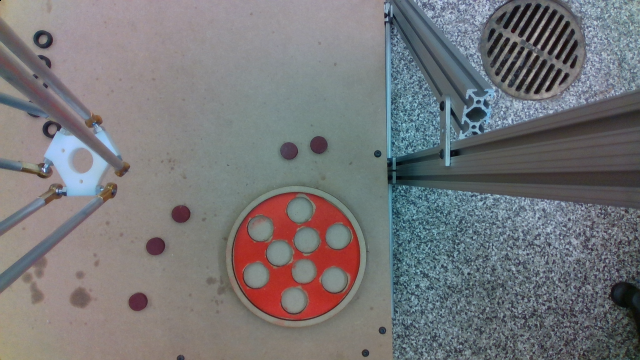
#> input picture modules/test_Color.png, 640 x 360 px
$ python -i color_code.py   (imports and definitions only)   (older library calls are emulated)
#> lines starting #> are read from the running program, lines starting #| are printed output that depends on the picture; after the words box and inside, x2 and y2 are one past the last pixel; in counts of white or black regions, pixels touching at a corner belong together; long printed decimals are rounded
### vision_helper.py
import cv2
import numpy as np


def apply_hsv_mask(img,lower_mask,upper_mask):
    #might have to change this up to make it most useful for what type img, lower_mask etc is
    '''
    lower_mask and upper_mask are lists of 3 values representing h,s,v
    img is np array of bgr image (default opencv type)
    returns masked version of img as bgr
    '''
    hsv_img=cv2.cvtColor(img,cv2.COLOR_BGR2HSV)
    lower_mask_array=np.array(lower_mask)
    upper_mask_array=np.array(upper_mask)
    masked_img=cv2.inRange(hsv_img,lower_mask_array,upper_mask_array)
    #cv2.imshow('Image',masked_img) #uncomment these to show pic each time
    #cv2.waitKey(0)
    return(masked_img)

# [9 lines left out: function look_at_hsv, not called in this run]

### color_code.py
import vision_helper
import cv2
import numpy as np

'''
order:
take picture
do gamma adjustment?
for each topping:
    look for topping in image:
        apply hsv
        find blobs (potentially using circle or whatever)
        find c.o.m. of blobs
with coordinates relative to camera, apply transfrom to get topping coordinates relative to base
send out the coordinates!
'''

#toppings here: (all of these need more testing and to work better with a better picture)
pep={ #seem to work pretty well
"name":"pepperoni",
"upper_hsv_mask":[175,140,90],
"lower_hsv_mask":[142,51,55],
}
piz={ #these values work well but different processing is needed for pizza i.e. just taking average of pixels or finding holes or something
"name":"pizza",
"upper_hsv_mask":[8,220,170],
"lower_hsv_mask":[0,190,150],
}
ham={
"name":"ham",
"upper_hsv_mask":[180,190,210],
"lower_hsv_mask":[160,165,160],
}

toppings_list=[pep,ham,piz]

def get_all_items(img):
    location={}
    for topping in toppings_list:
        location[topping["name"]]=find_topping_locations(img,topping)
    return(location)

def find_topping_locations(img,topping):
    #img is numpy array
    #topping is a dict from toppings_list
    #for a specific topping type, find the x,y,z coordinates of those toppings

    #get correct upper and lower values
    upper=topping["upper_hsv_mask"]
    lower=topping["lower_hsv_mask"]

    masked_img=vision_helper.apply_hsv_mask(img,lower,upper)
    #should be black and white coming out of this

    #erode and dilate to reduce noise
    denoised=denoise(masked_img) #works well for pepperoni,not so much for pizza

    #use contours to detect different blobs
    im2,contours,hierarchy=cv2.findContours(denoised,cv2.RETR_TREE,cv2.CHAIN_APPROX_SIMPLE)
    cv2.imshow("Image",im2)
    #print(contours)
    #print(hierarchy)
    #print(len(contours))

    im3,outer_contours,hi=cv2.findContours(denoised,cv2.RETR_EXTERNAL,cv2.CHAIN_APPROX_SIMPLE)
    #if nested contours, get the outer ones only

    #print(len(outer_contours))
    locs=find_locs(contours)
    print(locs)
    cv2.waitKey(0)
    return(locs)
    #oof

def denoise(img):
    #erode first then dilate to reduce noice and
    size=3
    iters=1

    cv2.imshow("Image",img)
    cv2.waitKey(0)
    kernel = np.ones((size,size),np.uint8)
    erosion = cv2.erode(img,kernel,iterations = iters)
    cv2.imshow("Image",erosion)
    cv2.waitKey(0)

    dilation=cv2.dilate(erosion,kernel,iterations=iters+2)
    cv2.imshow("Image",dilation)
    cv2.waitKey(0)
    return(dilation)

def find_locs(contours):
    averages=[]
    for blob in contours:
        x_avg=0
        y_avg=0
        for pair in blob:
            x_val=pair[0][0] #because weird nested list thing
            y_val=pair[0][1]
            x_avg+=x_val
            y_avg+=y_val
        #blob should be numpy array
        x_avg=x_avg/len(blob)
        y_avg=y_avg/len(blob)
        averages.append((x_avg,y_avg)) #add centroid for each blob
    return averages

# [1 line not run here, left out]
# [1 line that did not run here, left out]

# [1 line not run here, left out]
# [1 line that did not run here, left out]

#find_topping_locations(pizza,ham)
#vision_helper.look_at_hsv(img)
#find_topping_locations(img,pep)

>>> import cv2
>>> picture = cv2.imread('modules/test_Color.png')
#> picture is the input picture: shape (360, 640, 3); mean B, G, R 120.4, 118, 117.7
>>> result = get_all_items(picture)
#> the loop in get_all_items, `for topping in toppings_list:` made 3 passes
#| [(137.387, 301.258), (155.947, 244.789), (178.818, 214.273), (292.824, 151.0), (319.636, 143.545)]
#| []
#| [(336.833, 299.25), (252.909, 296.864), (321.389, 289.722), (281.567, 275.133), (334.246, 258.351), (246.659, 256.386), (287.5, 235.0)]
#> pass 1, in apply_hsv_mask, `masked_img=cv2.inRange(hsv_img,lower_mask_array,upper_mask_array)`:
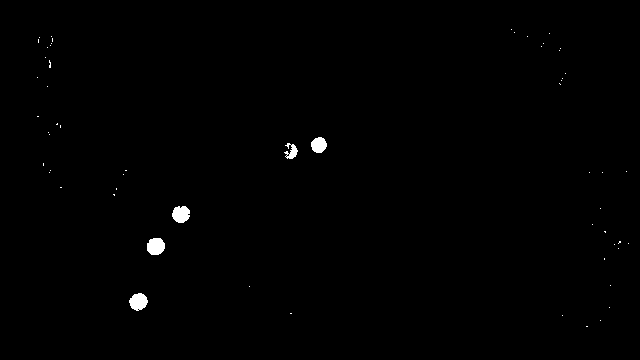
#> masked_img: shape (360, 640); 0.5% white; 59 white regions (54 under 20 px), largest, box (x1, y1, x2, y2) and area: (147, 238, 165, 255) 252, (129, 293, 148, 311) 246, (172, 206, 190, 223) 240, (311, 137, 327, 153) 196, (284, 143, 298, 159) 120
#> pass 1, in denoise, `erosion = cv2.erode(img,kernel,iterations = iters)`:
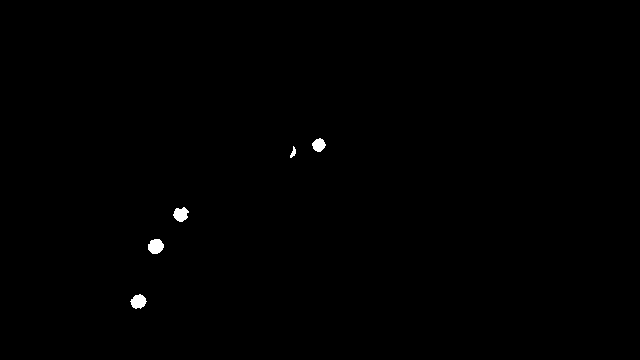
#> erosion: shape (360, 640); 0.3% white; 5 white regions, box (x1, y1, x2, y2) and area: (148, 239, 164, 254) 186, (130, 294, 147, 309) 173, (173, 207, 189, 222) 166, (312, 138, 326, 152) 136, (290, 146, 296, 158) 38
#> pass 1, in denoise, `dilation=cv2.dilate(erosion,kernel,iterations=iters+2)`:
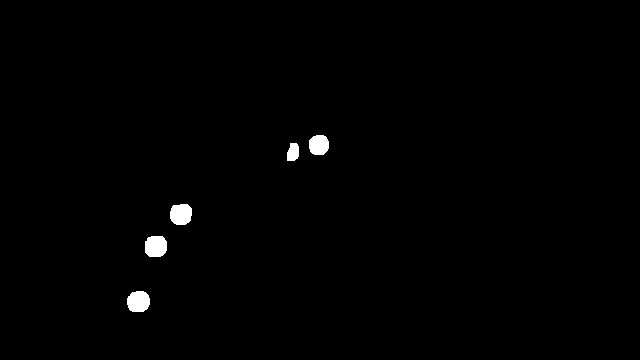
#> dilation: shape (360, 640); 0.75% white; 5 white regions, box (x1, y1, x2, y2) and area: (145, 236, 167, 257) 408, (127, 291, 150, 312) 404, (170, 204, 192, 225) 394, (309, 135, 329, 155) 340, (287, 143, 299, 161) 182
#> after the loop in get_all_items, `for topping in toppings_list:`: location = {'pepperoni': [(137.4, 301.3), (155.9, 244.8), (178.8, 214.3), (292.8, 151), (319.6, 143.5)], 'ham': [], 'pizza': [(336.8, 299.2), (252.9, 296.9), (321.4, 289.7), (281.6, 275.1), (334.2, 258.4), (246.7, 256.4), (287.5, 235)]}
#> result has the same summary as location in get_all_items
